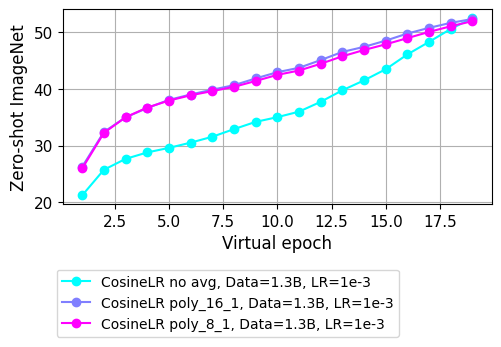

Reproduce this figure in Python.
import matplotlib.pyplot as plt
import pandas as pd
import numpy as np
import os

import matplotlib.gridspec as gridspec
from mpl_toolkits.axes_grid1.inset_locator import zoomed_inset_axes, mark_inset
from mpl_toolkits.axes_grid1.anchored_artists import AnchoredSizeBar

# from mpl_toolkits.axes_grid1.inset_locator import zoomed_inset_axes, mark_inset
# from mpl_toolkits.axes_grid1.anchored_artists import AnchoredSizeBar


#plt.rcParams['font.family'] = 'STIXGeneral'

cmap=plt.get_cmap('cool')
def get_metrics(filename):
    if not os.path.exists(filename):
        return 1./1000
    f = open(filename, "r")
    c = f.read()
    good =[l for l in c.split("\n") if "imagenet-zero" in l]
    if len(good) != 1:
        return 100 * 1./1000
    top5 = float(good[0].split("\t")[1].split(" ")[-1])
    top1 = float(good[0].split("\t")[0].split(" ")[-1])
    return 100 * top1

def proc(df, lim=-1):
    df.drop(df[df[0] == 0].index[1:], axis=0, inplace=True)
    df.drop_duplicates(0, keep='last', inplace=True)
    if lim > 0:
        df = df[df[0] < lim]
    return df
if __name__ == '__main__':
    kernel_size = 40
    min_loss = 14
    max_scaler = 1
    log_level = 1  #+ len(modules)

    # NOTE: LOOK AT FEATURE STDDEV!

    #fig, axlist = plt.subplots(log_level, 2, figsize=(16, 5 * log_level))
    fig = plt.figure(figsize=(12, 3))#, layout='tight')
    gs = gridspec.GridSpec(1, 2)
    # if log_level == 1:
    #     axlist = [axlist]

    axlabels = []

    convert = {
        'B-32' : 'Base',
        'L-14' : 'Large',
        'H-14' : 'Huge',
    }
    idx = {
        0.45 : -.2,
        0.5 : 0,
        0.65 : 0.5,
        0.8 : 1,

        0.9 : 2,
        0.95 : 3,
        0.98 : 4,
        0.99 : 5,
        0.995 : 6,
    }

    #axins2 = zoomed_inset_axes(axlist[0], zoom=3, bbox_to_anchor=(1, 1))
    for k, model in enumerate(['H-14']):
        ax = fig.add_subplot(gs[0, k])
        #axins2 = zoomed_inset_axes(ax, zoom=10 if k ==2 else 8, loc=1)

       

        to_enum = [
            ('cosine1b', 'CosineLR no avg, Data=1.3B, LR=1e-3',cmap(0.), -1),
        ]
        

        for template, name, color, marker in reversed(to_enum):
            xs, ys = [], []
            newtemp = template#.format(model)
            for ep in range(20):
                if not os.path.exists(f'/p/project/ccstdl/wortsman1/open_clip_fork/logs/{newtemp}/checkpoints/eval_epoch_{ep}.pt'):
                    print(f'/p/project/ccstdl/wortsman1/open_clip_fork/logs/{newtemp}/checkpoints/eval_epoch_{ep}.pt', 'error')
                    continue
                fname = f'/p/project/ccstdl/wortsman1/open_clip_fork/logs//{newtemp}/checkpoints/eval_epoch_{ep}.pt'
                top1 = get_metrics(fname)

                xs.append(ep)
                ys.append(top1)

            ax.plot(xs, ys, marker='o', color=color, label=name)
            print(ys)



        to_enum = [
            ('cosine1b', 'CosineLR poly_16_1, Data=1.3B, LR=1e-3',cmap(0.5), -1),
        ]
        

        for template, name, color, marker in reversed(to_enum):
            xs, ys = [], []
            newtemp = template#.format(model)
            for ep in range(20):
                if not os.path.exists(f'/p/project/ccstdl/wortsman1/open_clip_fork/logs/{newtemp}/checkpoints/eval_poly_16_1_{ep}.pt'):
                    print(f'/p/project/ccstdl/wortsman1/open_clip_fork/logs/{newtemp}/checkpoints/eval_poly_16_1_{ep}.pt', 'error')
                    continue
                fname = f'/p/project/ccstdl/wortsman1/open_clip_fork/logs//{newtemp}/checkpoints/eval_poly_16_1_{ep}.pt'
                top1 = get_metrics(fname)

                xs.append(ep)
                ys.append(top1)

            ax.plot(xs, ys, marker='o', color=color, label=name)
            print(ys)

        to_enum = [
            ('cosine1b', 'CosineLR poly_8_1, Data=1.3B, LR=1e-3',cmap(1.), -1),
        ]
        

        for template, name, color, marker in reversed(to_enum):
            xs, ys = [], []
            newtemp = template#.format(model)
            for ep in range(20):
                if not os.path.exists(f'/p/project/ccstdl/wortsman1/open_clip_fork/logs/{newtemp}/checkpoints/eval_poly_8_1_{ep}.pt'):
                    print(f'/p/project/ccstdl/wortsman1/open_clip_fork/logs/{newtemp}/checkpoints/eval_poly_8_1_{ep}.pt', 'error')
                    continue
                fname = f'/p/project/ccstdl/wortsman1/open_clip_fork/logs//{newtemp}/checkpoints/eval_poly_8_1_{ep}.pt'
                top1 = get_metrics(fname)

                xs.append(ep)
                ys.append(top1)

            ax.plot(xs, ys, marker='o', color=color, label=name)
            print(ys)

        # to_enum = [
        #     ('clipadamw-const_poly_8_1-ViT-B-32-16384-3e-4-0.99-100-v0', 'ConstantLR + Poly-8 Avg., LR=3e-4',cmap(0.), -1),
        #     ('clipadamw-const_poly_8_1-ViT-B-32-16384-5e-4-0.99-100-v0', 'ConstantLR + Poly-8 Avg., LR=5e-4',cmap(1./3), -1),
        #     ('clipadamw-const_poly_8_1-ViT-B-32-16384-1e-3-0.99-100-v0', 'ConstantLR + Poly-8 Avg., LR=1e-3',cmap(2./3), -1),
        #     ('clipadamw-const_poly_8_1-ViT-B-32-16384-2e-3-0.99-100-v0', 'ConstantLR + Poly-8 Avg., LR=2e-3',cmap(1.), -1),
        # ]
        

        # for template, name, color, marker in reversed(to_enum):
        #     xs, ys = [], []
        #     newtemp = template#.format(model)
        #     for ep in range(100):
        #         if not os.path.exists(f'/p/project/ccstdl/wortsman1/open_clip_fork/logs//{newtemp}/checkpoints/eval_ema_1_{ep}.pt'):
        #             continue
        #         fname = f'/p/project/ccstdl/wortsman1/open_clip_fork/logs//{newtemp}/checkpoints/eval_ema_1_{ep}.pt'
        #         top1 = get_metrics(fname)
        #         if top1 < 0.5:
        #             continue

        #         xs.append(ep)
        #         ys.append(top1)

        #     ax.plot(xs, ys, marker='^', color=color, label=name, linestyle='--')

        # to_enum = [
        #     ('clipadamw-const_poly_8_1-ViT-B-32-16384-5e-4-0.99-100-v0', 'ConstantLR, LR=5e-4',cmap(0.), -1),
        #     ('clipadamw-const_poly_8_1-ViT-B-32-16384-1e-3-0.99-100-v0', 'ConstantLR, LR=1e-3',cmap(0.5), -1),
        #     ('clipadamw-const_poly_8_1-ViT-B-32-16384-2e-3-0.99-100-v0', 'ConstantLR, LR=2e-3',cmap(1.), -1),
        # ]
        

        # for template, name, color, marker in reversed(to_enum):
        #     xs, ys = [], []
        #     newtemp = template#.format(model)
        #     for ep in range(100):
        #         if not os.path.exists(f'/p/project/ccstdl/wortsman1/open_clip_fork/logs//{newtemp}/checkpoints/eval_epoch_{ep}.pt'):
        #             continue
        #         fname = f'/p/project/ccstdl/wortsman1/open_clip_fork/logs//{newtemp}/checkpoints/eval_epoch_{ep}.pt'
        #         top1 = get_metrics(fname)
        #         if top1 < 0.5:
        #             continue

        #         xs.append(ep)
        #         ys.append(top1)

        #     ax.plot(xs, ys, marker='d', color=color, label=name, linestyle=':')



    ax.set_xlabel('Virtual epoch', fontsize=12)
    ax.set_ylabel('Zero-shot ImageNet', fontsize=12)



    ax.tick_params(axis='x', labelsize=11)
    ax.tick_params(axis='y', labelsize=11)
    ax.grid()
    #ax.set_ylim([1-k,6])



    # ax.set_ylabel('Zero-shot ImageNet accuracy', fontsize=12)
    # ax.set_xlabel('Beta2', fontsize=12)
    leg = ax.legend(fontsize=10,  bbox_to_anchor=(0.8, -0.3),)
    #ax.set_title('ViT-Huge', fontsize=10)
    fig.subplots_adjust(
        top=0.95, left=0.07, right=0.9, bottom=0.3, wspace=0.32, hspace=0.28
    )

    plt.savefig('/p/project/ccstdl/wortsman1/open_clip_fork/experiments/plots/plot.png', bbox_inches='tight')